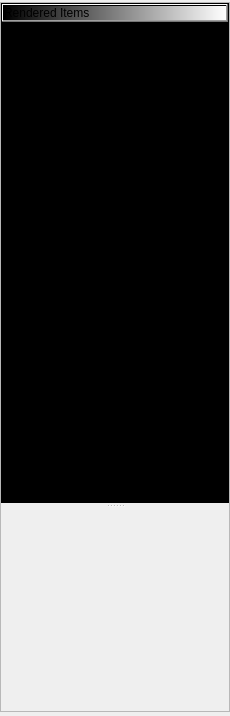
<?xml version="1.0" encoding="UTF-8"?>
<ui version="4.0">
 <author>Pho Hale</author>
 <class>RootWidget</class>
 <widget class="QWidget" name="RootWidget">
  <property name="geometry">
   <rect>
    <x>0</x>
    <y>0</y>
    <width>230</width>
    <height>716</height>
   </rect>
  </property>
  <property name="windowTitle">
   <string>FloatingTree</string>
  </property>
  <property name="windowIcon">
   <iconset resource="../../../../Resources/ActionIcons.qrc">
    <normaloff>:/Render/Icons/actions/category-item.png</normaloff>:/Render/Icons/actions/category-item.png</iconset>
  </property>
  <property name="styleSheet">
   <string notr="true">background-color: rgb(71, 58, 46);
border-color: rgb(207, 207, 207);
background-color: rgba(71, 65, 60, 180);
color: rgb(244, 244, 244);
border-color: rgb(0, 0, 0);
QHeaderView::section { background-color: red };
</string>
  </property>
  <layout class="QGridLayout" name="gridLayout" rowstretch="1,0">
   <property name="leftMargin">
    <number>0</number>
   </property>
   <property name="topMargin">
    <number>2</number>
   </property>
   <property name="rightMargin">
    <number>0</number>
   </property>
   <property name="bottomMargin">
    <number>0</number>
   </property>
   <property name="verticalSpacing">
    <number>0</number>
   </property>
   <item row="0" column="0" rowspan="2" colspan="2">
    <widget class="QFrame" name="mainContentFrame">
     <property name="sizePolicy">
      <sizepolicy hsizetype="Expanding" vsizetype="Expanding">
       <horstretch>1</horstretch>
       <verstretch>1</verstretch>
      </sizepolicy>
     </property>
     <layout class="QGridLayout" name="gridLayout_2" rowstretch="0" columnstretch="0">
      <property name="leftMargin">
       <number>0</number>
      </property>
      <property name="topMargin">
       <number>0</number>
      </property>
      <property name="rightMargin">
       <number>0</number>
      </property>
      <property name="bottomMargin">
       <number>4</number>
      </property>
      <property name="spacing">
       <number>0</number>
      </property>
      <item row="0" column="0">
       <widget class="QSplitter" name="splitter">
        <property name="sizePolicy">
         <sizepolicy hsizetype="Expanding" vsizetype="Expanding">
          <horstretch>1</horstretch>
          <verstretch>1</verstretch>
         </sizepolicy>
        </property>
        <property name="frameShape">
         <enum>QFrame::StyledPanel</enum>
        </property>
        <property name="frameShadow">
         <enum>QFrame::Plain</enum>
        </property>
        <property name="orientation">
         <enum>Qt::Vertical</enum>
        </property>
        <property name="handleWidth">
         <number>10</number>
        </property>
        <widget class="QWidget" name="mainLauncherContainer" native="true">
         <property name="sizePolicy">
          <sizepolicy hsizetype="Preferred" vsizetype="Expanding">
           <horstretch>0</horstretch>
           <verstretch>1</verstretch>
          </sizepolicy>
         </property>
         <property name="minimumSize">
          <size>
           <width>0</width>
           <height>500</height>
          </size>
         </property>
         <property name="baseSize">
          <size>
           <width>0</width>
           <height>800</height>
          </size>
         </property>
         <property name="styleSheet">
          <string notr="true">background-color: rgb(0, 0, 0);</string>
         </property>
         <layout class="QGridLayout" name="gridLayout_3">
          <item row="0" column="0">
           <widget class="QTreeWidget" name="mainTreeWidget">
            <property name="styleSheet">
             <string notr="true">QHeaderView::section { background-color: qlineargradient(spread:pad, x1:0, y1:0, x2:1, y2:0, stop:0 rgba(0, 0, 0, 255), stop:1 rgba(255, 255, 255, 255)) }</string>
            </property>
            <property name="selectionMode">
             <enum>QAbstractItemView::NoSelection</enum>
            </property>
            <property name="iconSize">
             <size>
              <width>16</width>
              <height>16</height>
             </size>
            </property>
            <property name="uniformRowHeights">
             <bool>true</bool>
            </property>
            <attribute name="headerCascadingSectionResizes">
             <bool>true</bool>
            </attribute>
            <column>
             <property name="text">
              <string notr="true">Rendered Items</string>
             </property>
            </column>
            <item>
             <property name="text">
              <string notr="true">Epoch Rectangles</string>
             </property>
             <property name="icon">
              <iconset resource="../../../../Resources/ActionIcons.qrc">
               <normaloff>:/Icons/Icons/Icon/Rectangles.png</normaloff>:/Icons/Icons/Icon/Rectangles.png</iconset>
             </property>
             <item>
              <property name="text">
               <string notr="true">Test Epoch Specific</string>
              </property>
              <property name="checkState">
               <enum>Checked</enum>
              </property>
             </item>
            </item>
            <item>
             <property name="text">
              <string notr="true">Embedded Matplotlib Plots</string>
             </property>
             <property name="icon">
              <iconset resource="../../../../Resources/ActionIcons.qrc">
               <normaloff>:/Render/Icons/graphics/MultiAxesPlot.png</normaloff>:/Render/Icons/graphics/MultiAxesPlot.png</iconset>
             </property>
             <item>
              <property name="text">
               <string notr="true">Test Embedded Plot</string>
              </property>
              <property name="checkState">
               <enum>Checked</enum>
              </property>
              <property name="icon">
               <iconset resource="../../../../Resources/ActionIcons.qrc">
                <normaloff>:/Render/Icons/Icon/SimplePlot/Laps.png</normaloff>:/Render/Icons/Icon/SimplePlot/Laps.png</iconset>
              </property>
             </item>
            </item>
            <item>
             <property name="text">
              <string notr="true">Other</string>
             </property>
             <item>
              <property name="text">
               <string>Test Other</string>
              </property>
              <property name="checkState">
               <enum>Checked</enum>
              </property>
             </item>
            </item>
           </widget>
          </item>
         </layout>
        </widget>
        <widget class="QWidget" name="secondarytInfoWidget" native="true">
         <property name="minimumSize">
          <size>
           <width>0</width>
           <height>200</height>
          </size>
         </property>
         <property name="baseSize">
          <size>
           <width>0</width>
           <height>200</height>
          </size>
         </property>
        </widget>
       </widget>
      </item>
     </layout>
    </widget>
   </item>
  </layout>
  <action name="actionConnect">
   <property name="text">
    <string>Connect</string>
   </property>
   <property name="toolTip">
    <string>Connect this window's timeline to another window</string>
   </property>
  </action>
 </widget>
 <resources>
  <include location="../../../../Resources/GuiResources.qrc"/>
  <include location="../../../../Resources/ActionIcons.qrc"/>
 </resources>
 <connections/>
</ui>
